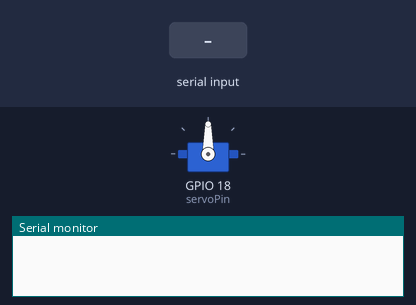
The sketch below on a simulated ESP32. Shown: servo, the last lines printed to the serial monitor. The test bench sets the inputs (shaded band).

Above: at 1.2 s.
1.3 s: "*start#" received over Serial
At 1.52 s:
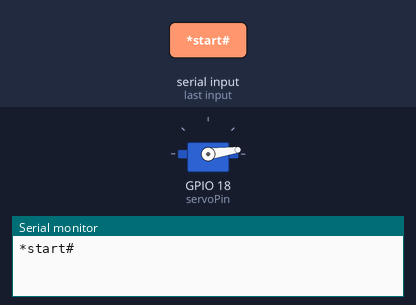
At 3.5 s:
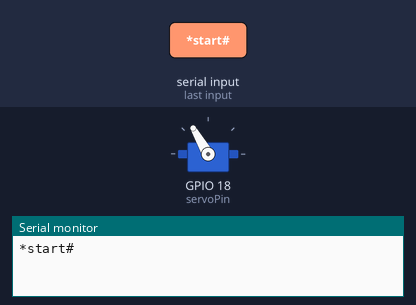
4.3 s: "1" received over Serial
Timing chart, 0 to 7.3 s (numbered marks = the images above; inputs shaded):
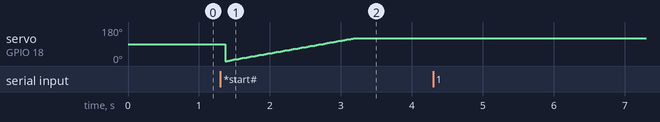

The sketch:

servo.ino
```cpp
#include <ESP32Servo.h>
String readvoice;
#include <Wire.h>
Servo myServo;  // Create a servo object

int servoPin = 18;  // Pin connected to the servo signal

void setup() {
  Serial.begin(9600);
  myServo.attach(servoPin);  // Attach the servo to the specified pin
}

void loop() {
  while (Serial.available()){  //Check if there is an available byte to read
  delay(10); //Delay added to make thing stable
  char c = Serial.read(); //Conduct a serial read
  readvoice += c; //build the string- "forward", "reverse", "left" and "right"
  }
  if (readvoice.length() > 0) {
    Serial.println(readvoice);
  if (readvoice == "*start#"){
    cal();
  }
readvoice="";}}
void cal() {
  // Move the servo from 0 to 120 degrees
  for (int angle = 0; angle <= 120; angle++) {
    myServo.write(angle);  // Move the servo to the current angle
    delay(15);  // Wait for 15 milliseconds for a smooth movement
  }
}
```
